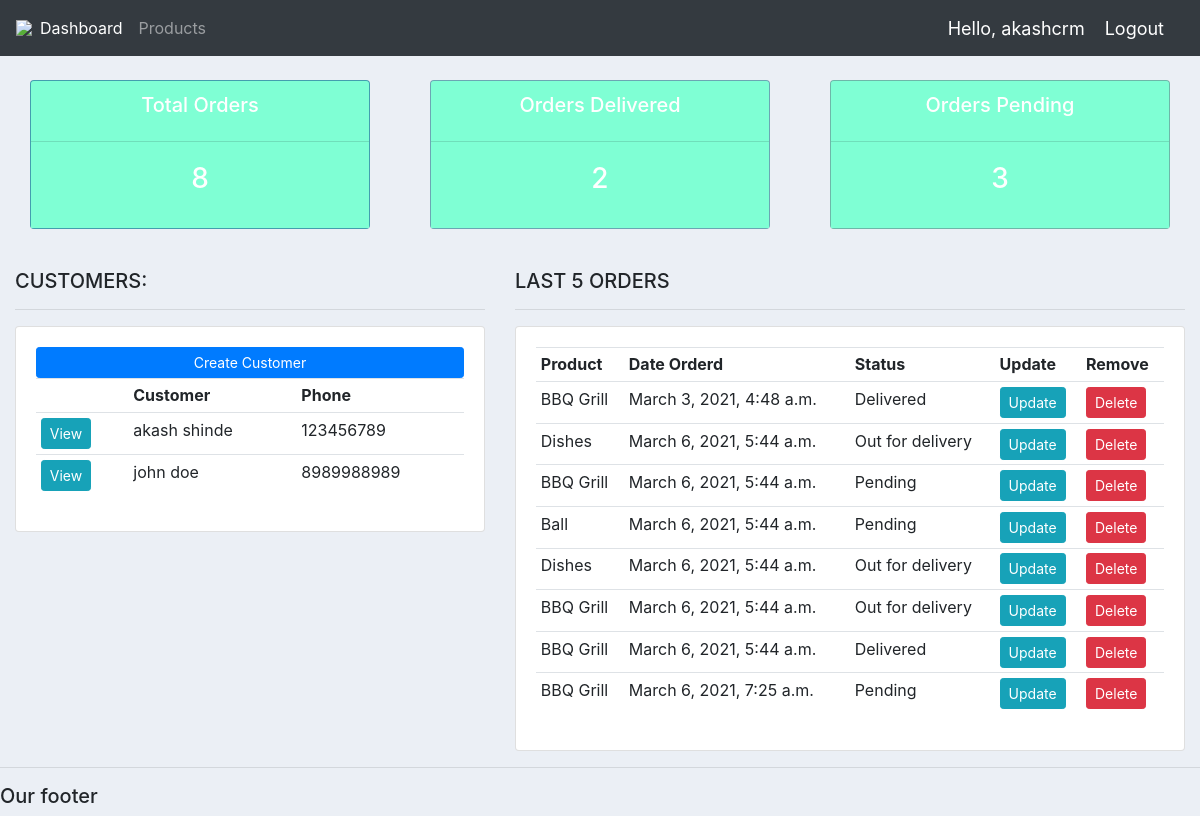
The app's page / (signed in) with its own data.
### accounts/models.py (models this page shows, shortened)
class Customer(models.Model):
    name = models.CharField(max_length=200, null=True)
    email = models.CharField(max_length=200, null=True)
    phone = models.CharField(max_length=200, null=True)
    date_created = models.DateTimeField(auto_now_add=True, null=True )

class Order(models.Model):
    STATUS = (('Pending', 'Pending'),
    ('Out for delivery', 'Out for delivery'),
    ('Delivered', 'Delivered'))
    customer = models.ForeignKey(Customer, null=True, on_delete = models.SET_NULL)
    product = models.ForeignKey(Product, null=True, on_delete = models.SET_NULL)
    date_created = models.DateTimeField(auto_now_add=True, null=True)
    status = models.CharField(max_length=200, null=True, choices=STATUS)
    note = models.CharField(max_length=1000, null=True)

class Product(models.Model):
    CATEGORY = (('Indoor', 'Indoor'),
    ('Outdoor','Outdoor'))
    name = models.CharField(max_length=200, null=True)
    price = models.FloatField(null=True)
    category = models.CharField(max_length=200, null=True,choices=CATEGORY)
    description = models.CharField(max_length=200, null=True, blank=True)
    date_created = models.DateTimeField(auto_now_add=True, null=True)
    tags = models.ManyToManyField(Tag)
    def __str__(self):
        return self.name

### accounts/views.py (the view)
# urls.py: 2. Add a URL to urlpatterns:  path('', views.home, name='home')
@login_required(login_url='login')
def home(request):
	orders = Order.objects.all()
	customers = Customer.objects.all()
	total_customers = customers.count()
	total_orders = orders.count()
	delivered = orders.filter(status='Delivered').count()
	pending = orders.filter(status='Pending').count()
	context = {'orders':orders,
	'total_orders':total_orders,'delivered':delivered,
	'pending':pending, 'customers':customers }
	return render(request, 'accounts/dashboard.html', context)

### accounts/templates/accounts/dashboard.html
{%  extends 'accounts/main.html' %}
{% block content %}
{%  include 'accounts/status.html' %}
<br>
<div class="row">
	<div class="col-md-5">
		<h5>CUSTOMERS:</h5>
		<hr>
		<div class="card card-body">
			<a class="btn btn-primary  btn-sm btn-block" href="">Create Customer</a>
			<table class="table table-sm">
				<tr>
					<th></th>
					<th>Customer</th>
					<th>Phone</th>
				</tr>
				{% for customer in customers %}
					<tr>
						<td><a class="btn btn-sm btn-info" href="{% url 'customer' customer.id %}">View</a></td>
						<td>{{customer.name}}</td>
						<td>{{customer.phone}}</td>
					</tr>
				{% endfor %}
			</table>
		</div>
	</div>
	<div class="col-md-7">
		<h5>LAST 5 ORDERS</h5>
		<hr>
		<div class="card card-body">
			<table class="table table-sm">
				<tr>
					<th>Product</th>
					<th>Date Orderd</th>
					<th>Status</th>
					<th>Update</th>
					<th>Remove</th>
				</tr>
				{% for order in orders %}
					<tr>
						<td>{{order.product}}</td>
						<td>{{order.date_created}}</td>
						<td>{{order.status}}</td>
						<td><a class="btn btn-sm btn-info" href="{% url 'update_order' order.id %}">Update</a></td>
						<td><a class="btn btn-sm btn-danger" href="{% url 'delete_order' order.id %}">Delete</a></td>
					</tr>
				{% endfor %}
			</table>
		</div>
	</div>
</div>
{% endblock %}

### accounts/templates/accounts/navbar.html (shortened to what this page needs)
{% load static %}
<nav class="navbar navbar-expand-lg navbar-dark bg-dark">
 <img src="{% static 'images/logo.png' %}">
  <div class="collapse navbar-collapse" id="navbarNav">
    <ul class="navbar-nav">
      {% if request.user.is_staff %}
      <li class="nav-item active">
        <a class="nav-link" href="{% url 'home' %}">Dashboard</a>
      </li>
      <li class="nav-item">
        <a class="nav-link" href="{% url 'products' %}">Products</a>
      </li>
      {% endif %}
    </ul>
  </div>
  <span class="hello-msg">Hello, {{request.user}}</span>
  <span ><a  class="hello-msg" href="{% url 'logout' %}">Logout</a></span>
</nav>

### crm1/static/css/main.css (style rules this page uses)
body { background-color: #ebeff5; }

### accounts/templates/accounts/navbar.html (style rules this page uses)
.hello-msg { font-size: 18px; color: #fff; margin-right: 20px; }

### records on screen
Customer: name "akash shinde", phone "123456789"
Customer: name "john doe", phone "8989988989"
Order: product "BBQ Grill", date_created "March 3, 2021, 4:48 a.m.", status "Delivered"
Order: product "Dishes", date_created "March 6, 2021, 5:44 a.m.", status "Out for delivery"
Order: product "BBQ Grill", date_created "March 6, 2021, 5:44 a.m.", status "Pending"
Order: product "Ball", date_created "March 6, 2021, 5:44 a.m.", status "Pending"
Order: product "Dishes", date_created "March 6, 2021, 5:44 a.m.", status "Out for delivery"
Order: product "BBQ Grill", date_created "March 6, 2021, 5:44 a.m.", status "Out for delivery"
Order: product "BBQ Grill", date_created "March 6, 2021, 5:44 a.m.", status "Delivered"
Order: product "BBQ Grill", date_created "March 6, 2021, 7:25 a.m.", status "Pending"

### other values on screen
{{ request.user }} "akashcrm"
{{ total_orders }} "8"
{{ delivered }} "2"
{{ pending }} "3"
